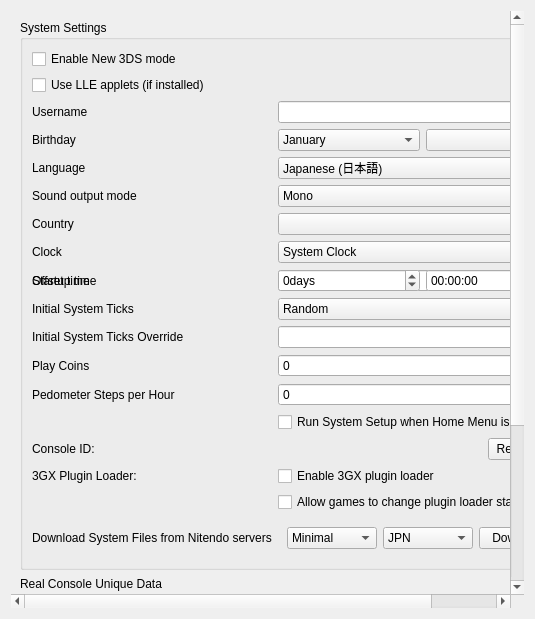
<?xml version="1.0" encoding="UTF-8"?>
<ui version="4.0">
 <class>ConfigureSystem</class>
 <widget class="QWidget" name="ConfigureSystem">
  <property name="geometry">
   <rect>
    <x>0</x>
    <y>0</y>
    <width>535</width>
    <height>619</height>
   </rect>
  </property>
  <property name="windowTitle">
   <string>Form</string>
  </property>
  <layout class="QVBoxLayout" name="verticalLayout_scrollbar">
   <item>
    <widget class="QScrollArea" name="scrollArea">
     <property name="minimumSize">
      <size>
       <width>0</width>
       <height>480</height>
      </size>
     </property>
     <property name="frameShape">
      <enum>QFrame::NoFrame</enum>
     </property>
     <property name="lineWidth">
      <number>1</number>
     </property>
     <property name="widgetResizable">
      <bool>true</bool>
     </property>
     <widget class="QWidget" name="scrollAreaWidgetContents">
      <property name="geometry">
       <rect>
        <x>0</x>
        <y>0</y>
        <width>422</width>
        <height>500</height>
       </rect>
      </property>
      <layout class="QHBoxLayout" name="horizontalLayout">
       <item>
        <layout class="QVBoxLayout" name="verticalLayout">
         <item>
          <widget class="QGroupBox" name="group_system_settings">
           <property name="title">
            <string>System Settings</string>
           </property>
           <layout class="QGridLayout" name="gridLayout">
            <item row="1" column="0">
             <widget class="QCheckBox" name="toggle_new_3ds">
              <property name="toolTip">
               <string>&lt;html&gt;&lt;head/&gt;&lt;body&gt;&lt;p&gt;The New 3DS has different memory and processor, and some games can only start on the New 3DS.&lt;/p&gt;&lt;/body&gt;&lt;/html&gt;</string>
              </property>
              <property name="text">
               <string>Enable New 3DS mode</string>
              </property>
             </widget>
            </item>
            <item row="2" column="0">
             <widget class="QCheckBox" name="toggle_lle_applets">
              <property name="text">
               <string>Use LLE applets (if installed)</string>
              </property>
             </widget>
            </item>
            <item row="3" column="1">
             <widget class="QLineEdit" name="edit_username">
              <property name="sizePolicy">
               <sizepolicy hsizetype="Preferred" vsizetype="Fixed">
                <horstretch>0</horstretch>
                <verstretch>0</verstretch>
               </sizepolicy>
              </property>
              <property name="maxLength">
               <number>10</number>
              </property>
             </widget>
            </item>
            <item row="3" column="0">
             <widget class="QLabel" name="label_username">
              <property name="text">
               <string>Username</string>
              </property>
             </widget>
            </item>
            <item row="4" column="0">
             <widget class="QLabel" name="label_birthday">
              <property name="text">
               <string>Birthday</string>
              </property>
             </widget>
            </item>
            <item row="4" column="1">
             <layout class="QHBoxLayout" name="horizontalLayout_birthday2">
              <item>
               <widget class="QComboBox" name="combo_birthmonth">
                <item>
                 <property name="text">
                  <string>January</string>
                 </property>
                </item>
                <item>
                 <property name="text">
                  <string>February</string>
                 </property>
                </item>
                <item>
                 <property name="text">
                  <string>March</string>
                 </property>
                </item>
                <item>
                 <property name="text">
                  <string>April</string>
                 </property>
                </item>
                <item>
                 <property name="text">
                  <string>May</string>
                 </property>
                </item>
                <item>
                 <property name="text">
                  <string>June</string>
                 </property>
                </item>
                <item>
                 <property name="text">
                  <string>July</string>
                 </property>
                </item>
                <item>
                 <property name="text">
                  <string>August</string>
                 </property>
                </item>
                <item>
                 <property name="text">
                  <string>September</string>
                 </property>
                </item>
                <item>
                 <property name="text">
                  <string>October</string>
                 </property>
                </item>
                <item>
                 <property name="text">
                  <string>November</string>
                 </property>
                </item>
                <item>
                 <property name="text">
                  <string>December</string>
                 </property>
                </item>
               </widget>
              </item>
              <item>
               <widget class="QComboBox" name="combo_birthday"/>
              </item>
             </layout>
            </item>
            <item row="5" column="0">
             <widget class="QLabel" name="label_language">
              <property name="text">
               <string>Language</string>
              </property>
             </widget>
            </item>
            <item row="5" column="1">
             <widget class="QComboBox" name="combo_language">
              <property name="toolTip">
               <string>Note: this can be overridden when region setting is auto-select</string>
              </property>
              <item>
               <property name="text">
                <string>Japanese (日本語)</string>
               </property>
              </item>
              <item>
               <property name="text">
                <string>English</string>
               </property>
              </item>
              <item>
               <property name="text">
                <string>French (français)</string>
               </property>
              </item>
              <item>
               <property name="text">
                <string>German (Deutsch)</string>
               </property>
              </item>
              <item>
               <property name="text">
                <string>Italian (italiano)</string>
               </property>
              </item>
              <item>
               <property name="text">
                <string>Spanish (español)</string>
               </property>
              </item>
              <item>
               <property name="text">
                <string>Simplified Chinese (简体中文)</string>
               </property>
              </item>
              <item>
               <property name="text">
                <string>Korean (한국어)</string>
               </property>
              </item>
              <item>
               <property name="text">
                <string>Dutch (Nederlands)</string>
               </property>
              </item>
              <item>
               <property name="text">
                <string>Portuguese (português)</string>
               </property>
              </item>
              <item>
               <property name="text">
                <string>Russian (Русский)</string>
               </property>
              </item>
              <item>
               <property name="text">
                <string>Traditional Chinese (正體中文)</string>
               </property>
              </item>
             </widget>
            </item>
            <item row="6" column="0">
             <widget class="QLabel" name="label_sound">
              <property name="text">
               <string>Sound output mode</string>
              </property>
             </widget>
            </item>
            <item row="6" column="1">
             <widget class="QComboBox" name="combo_sound">
              <item>
               <property name="text">
                <string>Mono</string>
               </property>
              </item>
              <item>
               <property name="text">
                <string>Stereo</string>
               </property>
              </item>
              <item>
               <property name="text">
                <string>Surround</string>
               </property>
              </item>
             </widget>
            </item>
            <item row="7" column="0">
             <widget class="QLabel" name="label_country">
              <property name="text">
               <string>Country</string>
              </property>
             </widget>
            </item>
            <item row="7" column="1">
             <widget class="QComboBox" name="combo_country"/>
            </item>
            <item row="8" column="0">
             <widget class="QLabel" name="label_init_clock">
              <property name="text">
               <string>Clock</string>
              </property>
             </widget>
            </item>
            <item row="8" column="1">
             <widget class="QComboBox" name="combo_init_clock">
              <item>
               <property name="text">
                <string>System Clock</string>
               </property>
              </item>
              <item>
               <property name="text">
                <string>Fixed Time</string>
               </property>
              </item>
             </widget>
            </item>
            <item row="9" column="0">
             <widget class="QLabel" name="label_init_time">
              <property name="text">
               <string>Startup time</string>
              </property>
             </widget>
            </item>
            <item row="9" column="1">
             <widget class="QDateTimeEdit" name="edit_init_time">
              <property name="displayFormat">
               <string>yyyy-MM-ddTHH:mm:ss</string>
              </property>
             </widget>
            </item>
            <item row="9" column="0">
             <widget class="QLabel" name="label_init_time_offset">
              <property name="text">
               <string>Offset time</string>
              </property>
             </widget>
            </item>
            <item row="9" column="1">
             <layout class="QGridLayout" name="edit_init_time_offset_grid">
              <item row="0" column="0">
               <widget class="QSpinBox" name="edit_init_time_offset_days">
                <property name="suffix">
                 <string>days</string>
                </property>
                <property name="minimum">
                 <number>-2147483648</number>
                </property>
                <property name="maximum">
                 <number>2147483647</number>
                </property>
               </widget>
              </item>
              <item row="0" column="1">
               <widget class="QTimeEdit" name="edit_init_time_offset_time">
                <property name="displayFormat">
                 <string>HH:mm:ss</string>
                </property>
               </widget>
              </item>
             </layout>
            </item>
            <item row="10" column="0">
             <widget class="QLabel" name="label_init_ticks_type">
              <property name="text">
               <string>Initial System Ticks</string>
              </property>
             </widget>
            </item>
            <item row="10" column="1">
             <widget class="QComboBox" name="combo_init_ticks_type">
              <item>
               <property name="text">
                <string>Random</string>
               </property>
              </item>
              <item>
               <property name="text">
                <string>Fixed</string>
               </property>
              </item>
             </widget>
            </item>
            <item row="11" column="0">
             <widget class="QLabel" name="label_init_ticks_value">
              <property name="text">
               <string>Initial System Ticks Override</string>
              </property>
             </widget>
            </item>
            <item row="11" column="1">
             <widget class="QLineEdit" name="edit_init_ticks_value">
              <property name="sizePolicy">
               <sizepolicy hsizetype="Preferred" vsizetype="Fixed">
                <horstretch>0</horstretch>
                <verstretch>0</verstretch>
               </sizepolicy>
              </property>
              <property name="maxLength">
               <number>20</number>
              </property>
             </widget>
            </item>
            <item row="12" column="0">
             <widget class="QLabel" name="label_play_coins">
              <property name="text">
               <string>Play Coins</string>
              </property>
             </widget>
            </item>
            <item row="12" column="1">
             <widget class="QSpinBox" name="spinBox_play_coins">
              <property name="maximum">
               <number>300</number>
              </property>
             </widget>
            </item>
            <item row="13" column="0">
              <widget class="QLabel" name="label_steps_per_hour">
                <property name="toolTip">
                 <string>&lt;html&gt;&lt;head/&gt;&lt;body&gt;&lt;p&gt;Number of steps per hour reported by the pedometer. Range from 0 to 65,535.&lt;/p&gt;&lt;/body&gt;&lt;/html&gt;</string>
                </property>
                <property name="text">
                  <string>Pedometer Steps per Hour</string>
                </property>
              </widget>
            </item>
            <item row="13" column="1">
              <widget class="QSpinBox" name="spinBox_steps_per_hour">
                <property name="maximum">
                  <number>9999</number>
                </property>
              </widget>
            </item>
            <item row="14" column="1">
             <widget class="QCheckBox" name="toggle_system_setup">
              <property name="text">
               <string>Run System Setup when Home Menu is launched</string>
              </property>
             </widget>
            </item>
            <item row="15" column="0">
             <widget class="QLabel" name="label_console_id">
              <property name="text">
               <string>Console ID:</string>
              </property>
             </widget>
            </item>
            <item row="15" column="1">
             <widget class="QPushButton" name="button_regenerate_console_id">
              <property name="sizePolicy">
               <sizepolicy hsizetype="Fixed" vsizetype="Fixed">
                <horstretch>0</horstretch>
                <verstretch>0</verstretch>
               </sizepolicy>
              </property>
              <property name="layoutDirection">
               <enum>Qt::RightToLeft</enum>
              </property>
              <property name="text">
               <string>Regenerate</string>
              </property>
             </widget>
            </item>
            <item row="16" column="0">
             <widget class="QLabel" name="label_plugin_loader">
              <property name="text">
               <string>3GX Plugin Loader:</string>
              </property>
             </widget>
            </item>
            <item row="16" column="1">
             <widget class="QCheckBox" name="plugin_loader">
              <property name="text">
               <string>Enable 3GX plugin loader</string>
              </property>
             </widget>
            </item>
            <item row="17" column="1">
             <widget class="QCheckBox" name="allow_plugin_loader">
              <property name="text">
               <string>Allow games to change plugin loader state</string>
              </property>
             </widget>
            </item>
            <item row="18" column="0">
             <widget class="QLabel" name="label_nus_download">
              <property name="text">
               <string>Download System Files from Nitendo servers</string>
              </property>
             </widget>
            </item>
            <item row="18" column="1">
             <widget class="QWidget" name="body_nus_download">
              <layout class="QHBoxLayout" name="horizontalLayout_nus_download">
               <item>
                <widget class="QComboBox" name="combo_download_set">
                 <item>
                  <property name="text">
                   <string>Minimal</string>
                  </property>
                 </item>
                 <item>
                  <property name="text">
                   <string>Old 3DS</string>
                  </property>
                 </item>
                 <item>
                  <property name="text">
                   <string>New 3DS</string>
                  </property>
                 </item>
                </widget>
               </item>
               <item>
                <widget class="QComboBox" name="combo_download_region">
                 <item>
                  <property name="text">
                   <string>JPN</string>
                  </property>
                 </item>
                 <item>
                  <property name="text">
                   <string>USA</string>
                  </property>
                 </item>
                 <item>
                  <property name="text">
                   <string>EUR</string>
                  </property>
                 </item>
                 <item>
                  <property name="text">
                   <string>AUS</string>
                  </property>
                 </item>
                 <item>
                  <property name="text">
                   <string>CHN</string>
                  </property>
                 </item>
                 <item>
                  <property name="text">
                   <string>KOR</string>
                  </property>
                 </item>
                 <item>
                  <property name="text">
                   <string>TWN</string>
                  </property>
                 </item>
                </widget>
               </item>
               <item>
                <widget class="QPushButton" name="button_start_download">
                 <property name="sizePolicy">
                  <sizepolicy hsizetype="Fixed" vsizetype="Fixed">
                   <horstretch>0</horstretch>
                   <verstretch>0</verstretch>
                  </sizepolicy>
                 </property>
                 <property name="layoutDirection">
                  <enum>Qt::RightToLeft</enum>
                 </property>
                 <property name="text">
                  <string>Download</string>
                 </property>
                </widget>
               </item>
              </layout>
             </widget>
            </item>
           </layout>
          </widget>
         </item>
         <item>
          <widget class="QGroupBox" name="group_real_console_unique_data">
           <property name="title">
            <string>Real Console Unique Data</string>
           </property>
           <layout class="QGridLayout" name="gridLayout1">
            <item row="1" column="0">
             <widget class="QLabel" name="label_secure_info">
              <property name="text">
               <string>SecureInfo_A/B</string>
              </property>
             </widget>
            </item>
            <item row="1" column="1">
             <widget class="QWidget" name="secure_info">
              <layout class="QHBoxLayout" name="horizontalLayout_secure_info">
               <item>
                <widget class="QLabel" name="label_secure_info_status">
                 <property name="text">
                  <string/>
                 </property>
                </widget>
               </item>
               <item>
                <widget class="QPushButton" name="button_secure_info">
                 <property name="sizePolicy">
                  <sizepolicy hsizetype="Fixed" vsizetype="Fixed">
                   <horstretch>0</horstretch>
                   <verstretch>0</verstretch>
                  </sizepolicy>
                 </property>
                 <property name="layoutDirection">
                  <enum>Qt::RightToLeft</enum>
                 </property>
                 <property name="text">
                  <string>Choose</string>
                 </property>
                </widget>
               </item>
              </layout>
             </widget>
            </item>
            <item row="2" column="0">
             <widget class="QLabel" name="label_friend_code_seed">
              <property name="text">
               <string>LocalFriendCodeSeed_A/B</string>
              </property>
             </widget>
            </item>
            <item row="2" column="1">
             <widget class="QWidget" name="friend_code_seed">
              <layout class="QHBoxLayout" name="horizontalLayout_friend_code_seed">
               <item>
                <widget class="QLabel" name="label_friend_code_seed_status">
                 <property name="text">
                  <string/>
                 </property>
                </widget>
               </item>
               <item>
                <widget class="QPushButton" name="button_friend_code_seed">
                 <property name="sizePolicy">
                  <sizepolicy hsizetype="Fixed" vsizetype="Fixed">
                   <horstretch>0</horstretch>
                   <verstretch>0</verstretch>
                  </sizepolicy>
                 </property>
                 <property name="layoutDirection">
                  <enum>Qt::RightToLeft</enum>
                 </property>
                 <property name="text">
                  <string>Choose</string>
                 </property>
                </widget>
               </item>
              </layout>
             </widget>
            </item>
            <item row="3" column="0">
             <widget class="QLabel" name="label_ct_cert">
              <property name="text">
               <string>CTCert</string>
              </property>
             </widget>
            </item>
            <item row="3" column="1">
             <widget class="QWidget" name="ct_cert">
              <layout class="QHBoxLayout" name="horizontalLayout_ct_cert">
               <item>
                <widget class="QLabel" name="label_ct_cert_status">
                 <property name="text">
                  <string/>
                 </property>
                </widget>
               </item>
               <item>
                <widget class="QPushButton" name="button_ct_cert">
                 <property name="sizePolicy">
                  <sizepolicy hsizetype="Fixed" vsizetype="Fixed">
                   <horstretch>0</horstretch>
                   <verstretch>0</verstretch>
                  </sizepolicy>
                 </property>
                 <property name="layoutDirection">
                  <enum>Qt::RightToLeft</enum>
                 </property>
                 <property name="text">
                  <string>Choose</string>
                 </property>
                </widget>
               </item>
              </layout>
             </widget>
            </item>
           </layout>
          </widget>
         </item>
         <item>
          <widget class="QLabel" name="label_disable_info">
           <property name="text">
            <string>System settings are available only when game is not running.</string>
           </property>
           <property name="wordWrap">
            <bool>true</bool>
           </property>
          </widget>
         </item>
         <item>
          <spacer name="verticalSpacer">
           <property name="orientation">
            <enum>Qt::Vertical</enum>
           </property>
           <property name="sizeHint" stdset="0">
            <size>
             <width>20</width>
             <height>40</height>
            </size>
           </property>
          </spacer>
         </item>
        </layout>
       </item>
      </layout>
     </widget>
    </widget>
   </item>
  </layout>
 </widget>
 <tabstops>
  <tabstop>toggle_new_3ds</tabstop>
  <tabstop>edit_username</tabstop>
  <tabstop>combo_birthmonth</tabstop>
  <tabstop>combo_birthday</tabstop>
  <tabstop>combo_language</tabstop>
  <tabstop>combo_sound</tabstop>
  <tabstop>combo_country</tabstop>
  <tabstop>combo_init_clock</tabstop>
  <tabstop>edit_init_time</tabstop>
  <tabstop>spinBox_play_coins</tabstop>
  <tabstop>spinBox_steps_per_hour</tabstop>
  <tabstop>button_regenerate_console_id</tabstop>
 </tabstops>
 <resources/>
 <connections/>
</ui>
